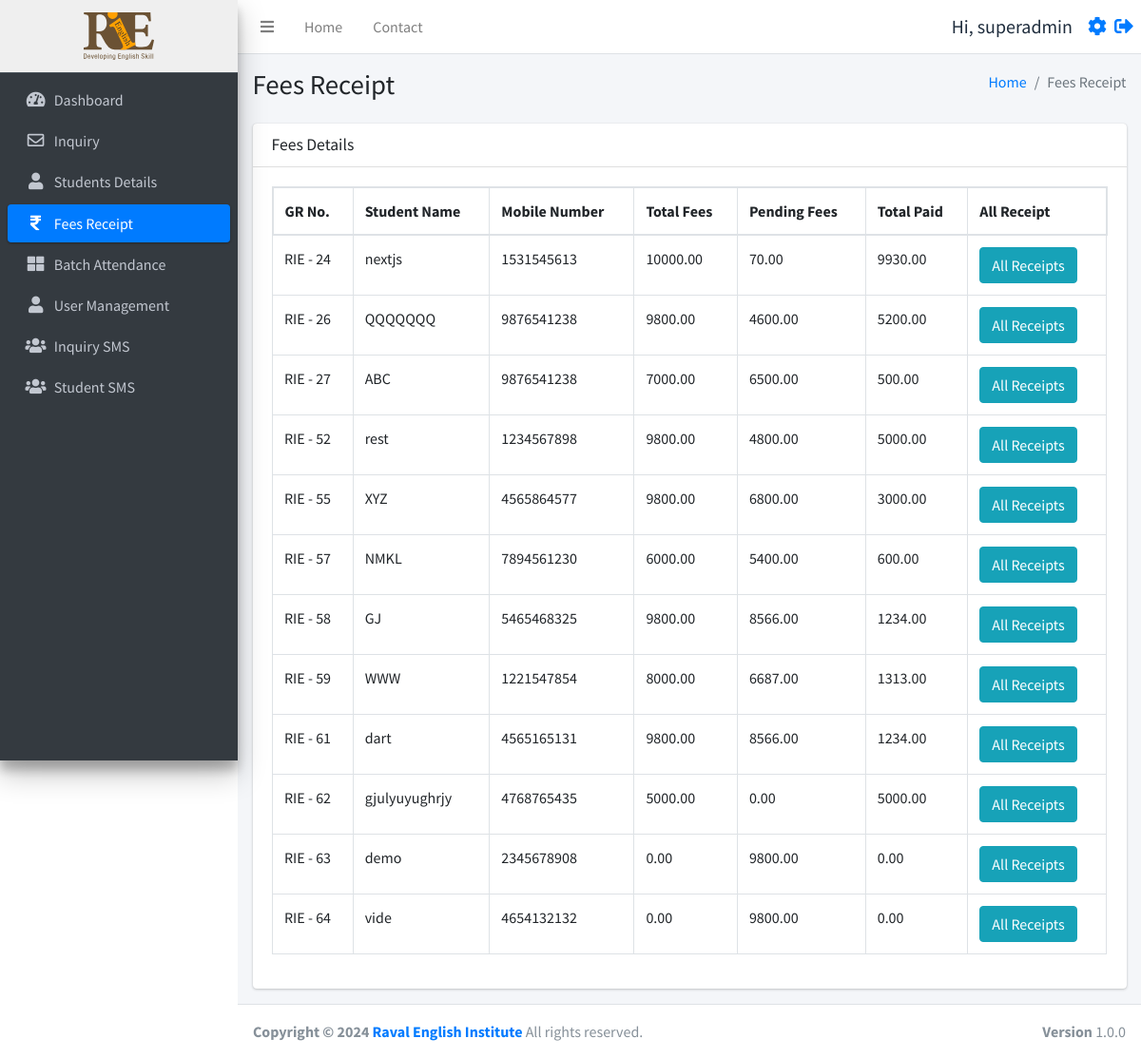
The page /fees.php (signed in) on the database as committed earlier.
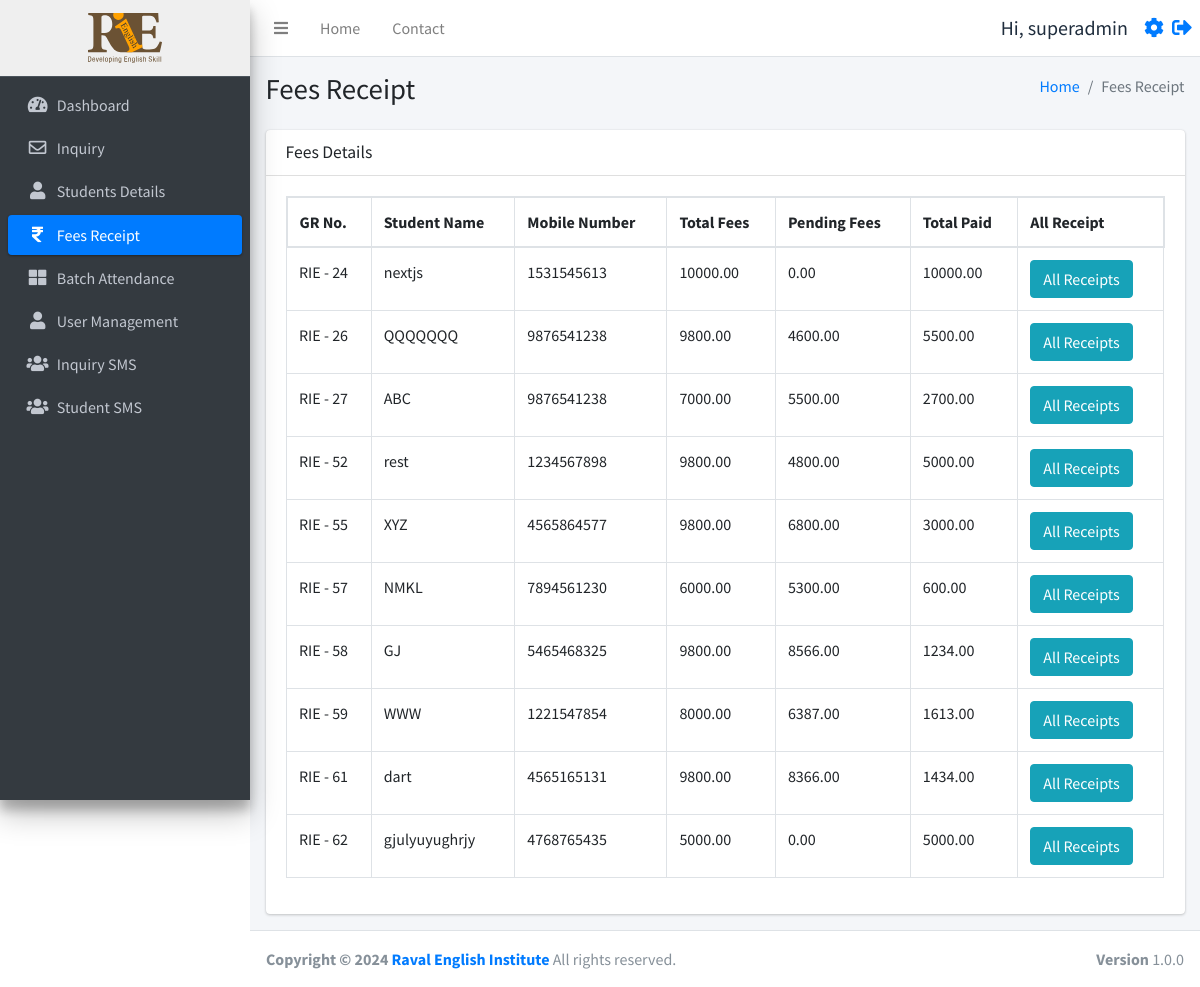
The same page on the database as committed later.
### tables this page shows
CREATE TABLE `users` (
  `id` int(11) NOT NULL,
  `username` varchar(255) NOT NULL,
  `fullname` varchar(255) NOT NULL,
  `email` varchar(255) NOT NULL,
  `mobile` varchar(15) NOT NULL,
  `password` varchar(255) NOT NULL,
  `status` int(11) NOT NULL,
  `created_at` timestamp NOT NULL DEFAULT current_timestamp()
);

CREATE TABLE `studentinfo` (
  `id` int(11) NOT NULL,
  `name` varchar(255) DEFAULT NULL,
  `batch` int(11) DEFAULT NULL,
  `batch_name` varchar(255) DEFAULT NULL,
  `father_name` varchar(255) DEFAULT NULL,
  `mother_name` varchar(255) DEFAULT NULL,
  `dob` date DEFAULT NULL,
  `gender` varchar(50) DEFAULT NULL,
  `mobile_number` varchar(15) DEFAULT NULL,
  `fee_status` int(10) DEFAULT NULL,
  `profession` varchar(100) DEFAULT NULL,
  `address` varchar(255) DEFAULT NULL,
  `admission_time` date DEFAULT NULL,
  `created_at` datetime NOT NULL DEFAULT current_timestamp(),
  `pending_fees` int(10) DEFAULT 0,
  `discount` int(10) NOT NULL,
  `total_fees` int(11) NOT NULL,
  `paid_fees` int(11) NOT NULL
);

### function.php (called while the page is built, shortened)
<?php
require_once('db.php');
function selectFromTable($tableName, $columns, $whereConditions) {
    global $db;
    try {
        $sql = "SELECT " . implode(', ', $columns) . " FROM $tableName";
        if (!empty($whereConditions)) {
            $sql .= " WHERE " . implode(' AND ', array_map(function ($col) {
                return "$col = :$col";
            }, array_keys($whereConditions)));
        }
        $stmt = $db->prepare($sql);
        foreach ($whereConditions as $col => $value) {
            $stmt->bindValue(":$col", $value);
        }
        $stmt->execute();
        return $stmt->fetchAll(PDO::FETCH_ASSOC);
    } catch (PDOException $e) {
        return false;
    }
}
?>

### fees.php (the view, shortened to what this page needs)
<!DOCTYPE html>
<html lang="en">
<head>
</head>
<?php include ('./header.php');
require_once 'function.php';
$query = "
    SELECT si.id, si.name, si.mobile_number, si.total_fees, si.pending_fees, COALESCE(SUM(r.amount), 0) AS total_paid
    FROM studentinfo si
    LEFT JOIN receipt r ON si.id = r.student_id
    GROUP BY si.id
";
$students = $db->query($query)->fetchAll(PDO::FETCH_ASSOC);
?>
<div class="content-wrapper">
  <div class="content-header">
    <div class="container-fluid">
      <div class="row mb-2">
        <div class="col-sm-6">
          <h1 class="m-0">Fees Receipt</h1>
        </div>
        <div class="col-sm-6">
          <ol class="breadcrumb float-sm-right">
            <li class="breadcrumb-item"><a href="./dashboard.php">Home</a></li>
            <li class="breadcrumb-item active">Fees Receipt</li>
          </ol>
        </div>
      </div>
    </div>
  </div>
  <section class="content">
    <div class="container-fluid">
      <div class="row">
        <div class="col-12">
          <div class="card">
            <div class="card-header">
              <h3 class="card-title">Fees Details</h3>
            </div>
            <div class="card-body">
              <div class="table-responsive">
                <table id="example1" class="table table-bordered">
                  <thead>
                    <tr>
                      <th>GR No.</th>
                      <th>Student Name</th>
                      <th>Mobile Number</th>
                      <th>Total Fees</th>
                      <th>Pending Fees</th>
                      <th>Total Paid</th>
                      <th>All Receipt</th>
                    </tr>
                  </thead>
                  <tbody>
                    <?php foreach ($students as $student): ?>
                    <tr>
                      <td>RIE - <?php echo $student['id']; ?></td>
                      <td><?php echo $student['name']; ?></td>
                      <td><?php echo $student['mobile_number']; ?></td>
                      <td><?php echo $student['total_fees']; ?>.00</td>
                      <td><?php echo $student['pending_fees']; ?>.00</td>
                      <td><?php echo $student['total_paid']; ?></td>
                      <td><a href='javascript:void(0);' onclick='confirmAllReceipts("<?php echo $student['id']; ?>")' class='btn btn-info'>All Receipts</a></td>
                    </tr>
                    <?php endforeach; ?>
                  </tbody>
                </table>
              </div>
            </div>
          </div>
        </div>
      </div>
    </div>
  </section>
</div>
<?php include ('./footer.php'); ?>

### header.php (shortened to what this page needs)
<?php
require_once 'db.php';
require_once ('function.php');
$user = selectFromTable('users', ['*'], ['id' => $_SESSION['user_id']]);
$user = $user[0];
$isFaculty = isset($_SESSION['user_status']) && $_SESSION['user_status'] === 'faculty';
$isAdmin = isset($_SESSION['user_status']) && $_SESSION['user_status'] === 'admin';
?>
<!DOCTYPE html>
<html lang="en">
<head>
  <link rel="stylesheet" href="./plugins/fontawesome-free/css/all.min.css">
  <link rel="stylesheet" href="https://code.ionicframework.com/ionicons/2.0.1/css/ionicons.min.css">
  <link rel="stylesheet" href="./plugins/icheck-bootstrap/icheck-bootstrap.min.css">
  <link rel="stylesheet" href="https://cdn.datatables.net/1.10.19/css/dataTables.bootstrap4.min.css">
  <link rel="stylesheet" href="./asset/css/adminlte.min.css">
  <link rel="stylesheet" href="./asset/css/style.css">
</head>
<body class="hold-transition sidebar-mini layout-fixed">
  <div class="wrapper">
    <nav class="main-header navbar navbar-expand navbar-white navbar-light sticky-top">
      <ul class="navbar-nav">
        <li class="nav-item">
          <a class="nav-link" data-widget="pushmenu" href="#" role="button"><i class="fas fa-bars"></i></a>
        </li>
        <li class="nav-item d-none d-sm-inline-block">
          <a href="./dashboard.php" class="nav-link">Home</a>
        </li>
        <li class="nav-item d-none d-sm-inline-block">
          <a href="#" class="nav-link">Contact</a>
        </li>
      </ul>
      <ul class="navbar-nav ml-auto">
        <li class="nav-item d-flex align-items-center">
          <span class="mr-3" style="font-size:20px;">Hi, <?php echo $user['fullname']; ?></span>
          <a href="./profile.php" style="font-size:20px;" class="d-block mr-2"><i class="fas fa-cog"></i></a>
          <a href="./logout.php" style="font-size:20px;"><i class="fas fa-sign-out-alt"></i></a>
        </li>
      </ul>
    </nav>
    <aside class="main-sidebar sidebar-dark-primary elevation-4">
      <a href="./dashboard.php" class="brand-link" style="text-align:center;background:#efefef;">
        <img src="./asset/img/logo.svg" alt="RIE logo Logo" style="height:50px;">
      </a>
      <div class="sidebar">
        <nav class="mt-2">
          <ul class="nav nav-pills nav-sidebar flex-column" data-widget="treeview" role="menu" data-accordion="false">
            <?php if (!$isFaculty): ?>
              <li class="nav-item">
                <a href="./dashboard.php" class="nav-link
            <?php if (strpos($_SERVER['REQUEST_URI'], 'dashboard.php') !== false) {
              echo "active";
            } ?>">
                  <i class="nav-icon fas fa-tachometer-alt"></i>
                  <p>
                    Dashboard
                  </p>
                </a>
              </li>
              <li class="nav-item">
                <a href="./inquiry.php" class="nav-link
            <?php if (strpos($_SERVER['REQUEST_URI'], 'inquiry.php') !== false) {
              echo "active";
            } ?>">
                  <i class="nav-icon far fa-envelope"></i>
                  <p>
                    Inquiry
                  </p>
                </a>
              <li class="nav-item">
                <a href="./studentsdetails.php" class="nav-link
            <?php if (strpos($_SERVER['REQUEST_URI'], 'studentsdetails.php') !== false) {
              echo "active";
            } ?>">
                  <i class="nav-icon fas fa-user"></i>
                  <p>
                    Students Details
                  </p>
                </a>
              </li>
              <li class="nav-item">
                <a href="./fees.php" class="nav-link
            <?php if (strpos($_SERVER['REQUEST_URI'], 'fees.php') !== false) {
              echo "active";
            } ?>">
                  <i class="nav-icon fas fa-rupee-sign"></i>
                  <p>
                    Fees Receipt
                  </p>
                </a>
              </li>
            <?php endif; ?>
            <li class="nav-item">
              <a href="./batch.php" class="nav-link
            <?php if (strpos($_SERVER['REQUEST_URI'], 'batch.php') !== false) {
              echo "active";
            } ?>">
                <i class="nav-icon fas fa-th-large"></i>
                <p>
                  Batch Attendance
                </p>
              </a>
            </li>
            <?php if (!$isFaculty && !$isAdmin): ?>
              <li class="nav-item">
                <a href="./user_management.php" class="nav-link
            <?php if (strpos($_SERVER['REQUEST_URI'], 'user_management.php') !== false) {
              echo "active";
            } ?>">
                  <i class="nav-icon fas fa-user"></i>
                  <p>
                  User Management
                  </p>
                </a>
              </li>
            <?php endif; ?>
            <?php if (!$isFaculty): ?>
              <li class="nav-item">
                <a href="./inquirysms.php" class="nav-link
            <?php if (strpos($_SERVER['REQUEST_URI'], 'inquirysms.php') !== false) {
              echo "active";
            } ?>">
                  <i class="nav-icon fas fa-users"></i>
                  <p>
                    Inquiry SMS
                  </p>
                </a>
              </li>
              <li class="nav-item">
                <a href="./studentsms.php" class="nav-link
            <?php if (strpos($_SERVER['REQUEST_URI'], 'studentsms.php') !== false) {
              echo "active";
            } ?>">
                  <i class="nav-icon fas fa-users"></i>
                  <p>
                    Student SMS
                  </p>
                </a>
              </li>
            <?php endif; ?>
          </ul>
        </nav>
      </div>
    </aside>

### footer.php (shortened to what this page needs)
</div>
<footer class="main-footer">
    <strong>Copyright &copy; 2024 <a href="https://ravalenglishinstitute.com/" target="_blank">Raval English Institute</a></strong>
    All rights reserved.
    <div class="float-right d-none d-sm-inline-block">
      <b>Version</b> 1.0.0
    </div>
  </footer>
</body>
</html>

### header.php (style rules this page uses)
table thead tr { border: 2px solid #dee2e6 }
table thead { position: sticky; top: 0; background-color: white; }

Rows that differ between the two databases and show on the page:
removed studentinfo: id "63", name "demo", mobile_number "2345678908", total_fees "0", pending_fees "9800", total_paid "0.00"
removed studentinfo: id "64", name "vide", mobile_number "4654132132", total_fees "0", pending_fees "9800", total_paid "0.00"
changed studentinfo "nextjs": pending_fees "70" → "0"; total_paid "9930.00" → "10000.00"
changed studentinfo "QQQQQQQ": total_paid "5200.00" → "5500.00"
changed studentinfo "ABC": pending_fees "6500" → "5500"; total_paid "500.00" → "2700.00"
changed studentinfo "NMKL": pending_fees "5400" → "5300"
changed studentinfo "WWW": pending_fees "6687" → "6387"; total_paid "1313.00" → "1613.00"
changed studentinfo "dart": pending_fees "8566" → "8366"; total_paid "1234.00" → "1434.00"
